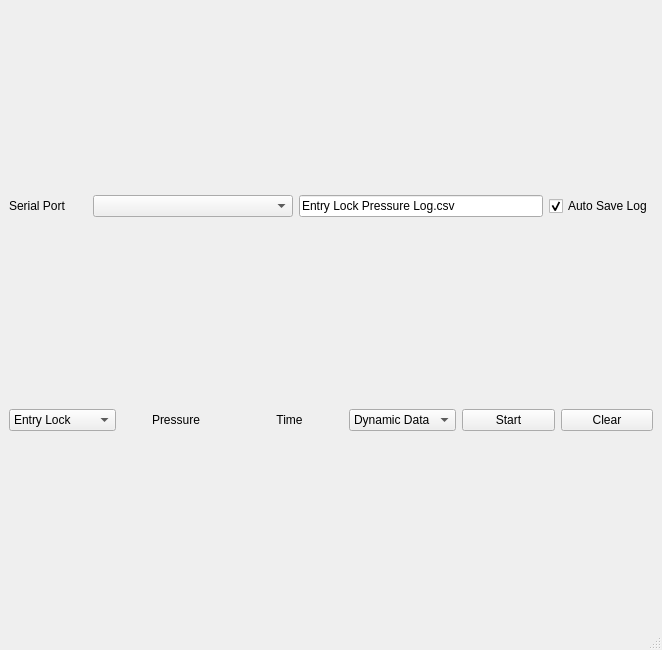
<?xml version="1.0" encoding="UTF-8"?>
<ui version="4.0">
 <class>MainWindow</class>
 <widget class="QMainWindow" name="MainWindow">
  <property name="geometry">
   <rect>
    <x>0</x>
    <y>0</y>
    <width>662</width>
    <height>650</height>
   </rect>
  </property>
  <property name="windowTitle">
   <string>MainWindow</string>
  </property>
  <widget class="QWidget" name="centralwidget">
   <layout class="QVBoxLayout" name="verticalLayout_2" stretch="5,5,100">
    <item>
     <layout class="QHBoxLayout" name="horizontalLayout_3" stretch="8,10">
      <item>
       <layout class="QHBoxLayout" name="horizontalLayout_2">
        <item>
         <widget class="QLabel" name="label_serialport">
          <property name="maximumSize">
           <size>
            <width>78</width>
            <height>16777215</height>
           </size>
          </property>
          <property name="font">
           <font>
            <family>Helvetica</family>
           </font>
          </property>
          <property name="text">
           <string>Serial Port</string>
          </property>
         </widget>
        </item>
        <item>
         <widget class="QComboBox" name="port_list"/>
        </item>
       </layout>
      </item>
      <item>
       <layout class="QHBoxLayout" name="horizontalLayout_5">
        <item>
         <widget class="QLineEdit" name="lineEdit_savepath">
          <property name="font">
           <font>
            <family>Helvetica</family>
           </font>
          </property>
          <property name="text">
           <string>Entry Lock Pressure Log.csv</string>
          </property>
         </widget>
        </item>
        <item>
         <widget class="QCheckBox" name="AutoSaveLog">
          <property name="font">
           <font>
            <family>Helvetica</family>
           </font>
          </property>
          <property name="text">
           <string>Auto Save Log</string>
          </property>
          <property name="checked">
           <bool>true</bool>
          </property>
         </widget>
        </item>
       </layout>
      </item>
     </layout>
    </item>
    <item>
     <layout class="QHBoxLayout" name="horizontalLayout_6" stretch="70,30">
      <item>
       <layout class="QHBoxLayout" name="horizontalLayout_4">
        <item>
         <widget class="QComboBox" name="gaugeID">
          <property name="font">
           <font>
            <family>Helvetica</family>
           </font>
          </property>
          <item>
           <property name="text">
            <string>Entry Lock</string>
           </property>
          </item>
          <item>
           <property name="text">
            <string>INFINITY</string>
           </property>
          </item>
         </widget>
        </item>
        <item>
         <widget class="QLabel" name="label_pressure">
          <property name="text">
           <string>Pressure</string>
          </property>
          <property name="alignment">
           <set>Qt::AlignCenter</set>
          </property>
         </widget>
        </item>
        <item>
         <widget class="QLabel" name="label_time">
          <property name="text">
           <string>Time</string>
          </property>
          <property name="alignment">
           <set>Qt::AlignCenter</set>
          </property>
         </widget>
        </item>
        <item>
         <widget class="QComboBox" name="comboBox_dynamic_or_log">
          <item>
           <property name="text">
            <string>Dynamic Data</string>
           </property>
          </item>
          <item>
           <property name="text">
            <string>Log Data</string>
           </property>
          </item>
         </widget>
        </item>
       </layout>
      </item>
      <item>
       <layout class="QHBoxLayout" name="horizontalLayout">
        <item>
         <widget class="QPushButton" name="pushButton_start">
          <property name="font">
           <font>
            <family>Helvetica</family>
           </font>
          </property>
          <property name="text">
           <string>Start</string>
          </property>
         </widget>
        </item>
        <item>
         <widget class="QPushButton" name="pushButton_clear">
          <property name="font">
           <font>
            <family>Helvetica</family>
           </font>
          </property>
          <property name="text">
           <string>Clear</string>
          </property>
         </widget>
        </item>
       </layout>
      </item>
     </layout>
    </item>
    <item>
     <layout class="QVBoxLayout" name="verticalLayout_mpl"/>
    </item>
   </layout>
  </widget>
  <widget class="QStatusBar" name="statusbar"/>
 </widget>
 <resources/>
 <connections/>
</ui>
